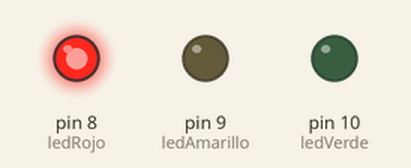
The sketch below on a simulated Arduino Uno, built with avr-gcc and run on an emulated ATmega328P. Shown: output pins drawn as LEDs (lit = HIGH).

Above: at 2.5 s.
At 6.0 s:
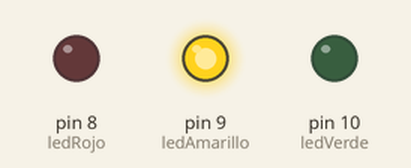
At 9.0 s:
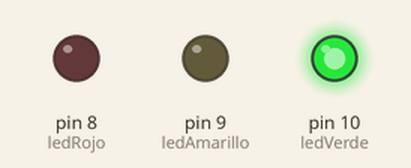
Timing chart, 0 to 14.3 s (numbered marks = the images above):
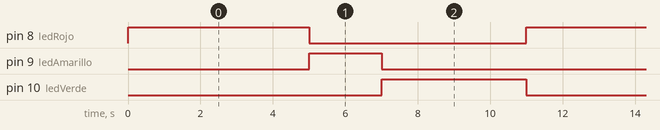

The sketch:

semaforo.ino
```cpp
// Definimos los pines de los LEDs
const int ledRojo = 8;
const int ledAmarillo = 9;
const int ledVerde = 10;

void setup() {
  // Configuramos los pines de los LEDs como salidas
  pinMode(ledRojo, OUTPUT);
  pinMode(ledAmarillo, OUTPUT);
  pinMode(ledVerde, OUTPUT);
}

void loop() {
  // Encendemos el LED rojo y esperamos 5 segundos (simula semáforo en rojo)
  digitalWrite(ledRojo, HIGH);
  delay(5000);
  digitalWrite(ledRojo, LOW);

  // Encendemos el LED amarillo y esperamos 2 segundos (simula luz amarilla)
  digitalWrite(ledAmarillo, HIGH);
  delay(2000);
  digitalWrite(ledAmarillo, LOW);

  // Encendemos el LED verde y esperamos 4 segundos (simula semáforo en verde)
  digitalWrite(ledVerde, HIGH);
  delay(4000);
  digitalWrite(ledVerde, LOW);
}
```

Measured:
- by itself, pin 8 (ledRojo): alternates HIGH for 5.0 s and LOW for 6.0 s
- by itself, pin 9 (ledAmarillo): alternates HIGH for 2.0 s and LOW for 9.0 s
- by itself, pin 10 (ledVerde): alternates HIGH for 4.0 s and LOW for 7.0 s
